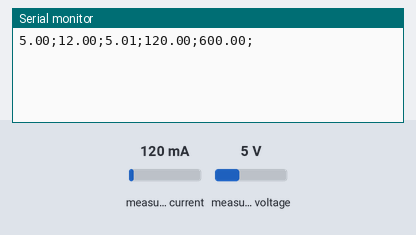
This sketch was run on a simulated Arduino Leonardo, built with avr-gcc and run on an emulated ATmega32U4. Shown: the last lines printed to the serial monitor. The test bench sets the inputs (shaded band); at power-on: measured current 120 mA, measured voltage 5 V.

Above: at 1.2 s.
1.3 s: measured current set to 40 mA
5.0 s: measured voltage set to 0.3 V
At 5.8 s:
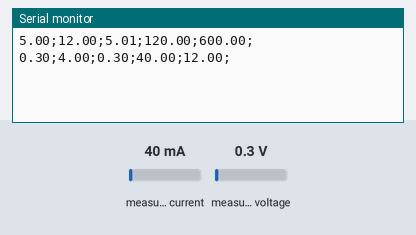
8.7 s: measured current set to 500 mA
At 11.2 s:
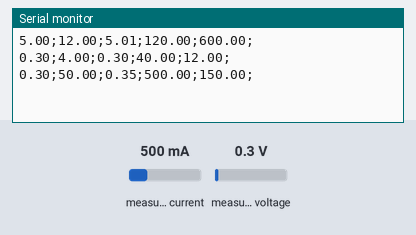
Timing chart, 0 to 12.7 s (numbered marks = the images above; inputs shaded):
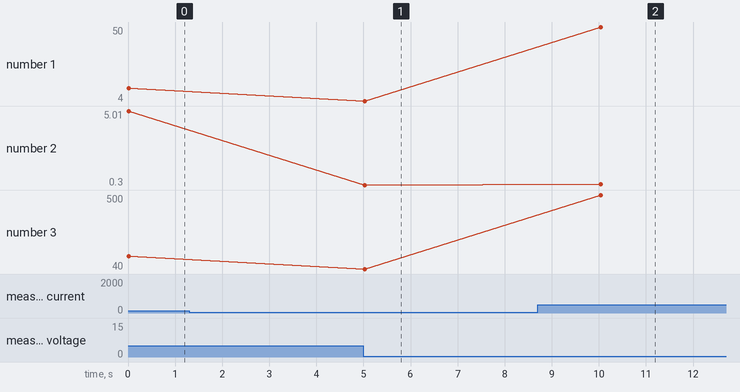

The sketch:

current_monitor.ino
```cpp
 /*
  DC-Current-Voltage-Sensor-Module using INA219

  based on Adafruit Example and Amir Mohammad Shojaei  article:
  https://electropeak.com/learn/interfacing-ina219-current-sensor-module-with-arduino/
*/

#include <Wire.h>
#include <Adafruit_INA219.h>

Adafruit_INA219 ina219;

void setup(void)
{
  Serial.begin(9600);
  while (!Serial) {
      // will pause Zero, Leonardo, etc until serial console opens
      delay(1);
  }

  uint32_t currentFrequency;


  if (! ina219.begin()) {
    Serial.println("Failed to find INA219 chip");
    while (1) { delay(10); }
  }

}

void loop(void)
{
  float shuntvoltage = 0;
  float busvoltage = 0;
  float current_mA = 0;
  float loadvoltage = 0;
  float power_mW = 0;

  shuntvoltage = ina219.getShuntVoltage_mV();
  busvoltage = ina219.getBusVoltage_V();
  current_mA = ina219.getCurrent_mA();
  power_mW = ina219.getPower_mW();
  loadvoltage = busvoltage + (shuntvoltage / 1000);

  Serial.print(busvoltage);Serial.print(";");
  Serial.print(shuntvoltage);Serial.print(";");
  Serial.print(loadvoltage);Serial.print(";");
  Serial.print(current_mA);Serial.print(";");
  Serial.print(power_mW);Serial.println(";");

  delay(5000);
}
```

Measured:
- after the input at 5.0 s, the serial monitor: prints a new line at once (image 1)
- after the input at 8.7 s, the serial monitor: prints a new line after 1.3 s (image 2)
- plotted number 1: 4 → 50 after the input at 8.7 s
- plotted number 2: 5.01 → 0.3 after the input at 5.0 s, 0.3 → 0.35 after the input at 8.7 s
- plotted number 3: 40 → 500 after the input at 8.7 s
